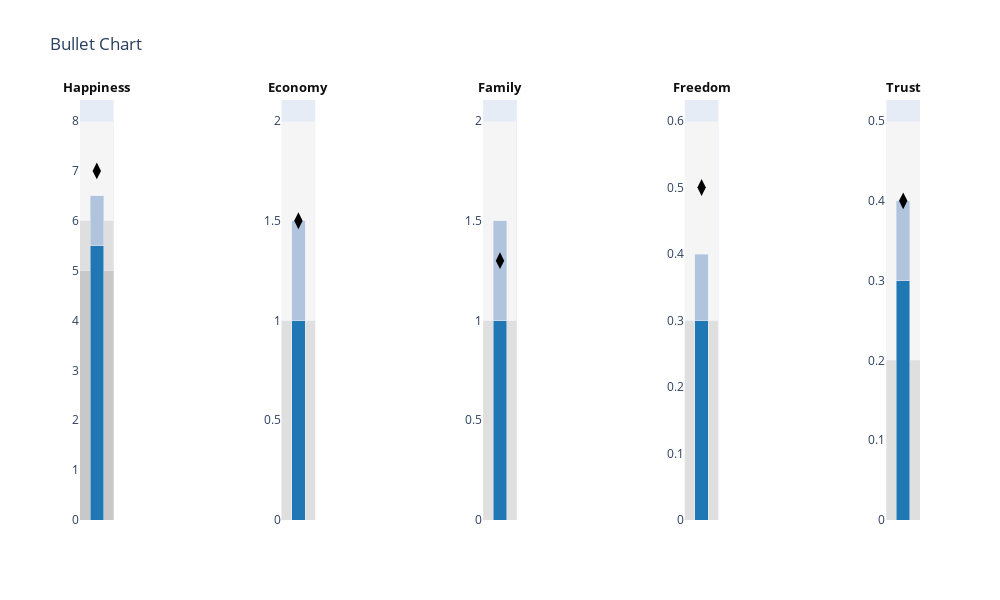

The notebook cell this image was saved under:
### Markdown cell above
#### Observation:

* It is Quite Visible that as the Family Satisfaction ratings increases the Happiness Score increases. So, We can say that they have a direct relationship between them. Also, European Countries and Australia are the Happiest Regions. After America.

* There is not even a single country in American Region with low Happiness Index.

* Asian and African countries suffer with some serious issues, that is why none of the Asian orr African Country stands at a good position in terms of Happiness Index.

* Some Countries in Middle East are Happy while some are Unhappy.

### Code cell
import plotly.figure_factory as ff

data = (
  {"label": "Happiness", "sublabel":"score",
   "range": [5, 6, 8], "performance": [5.5, 6.5], "point": [7]},
  {"label": "Economy", "sublabel": "score", "range": [0, 1, 2],
   "performance": [1, 1.5], "sublabel":"score","point": [1.5]},
  {"label": "Family","sublabel":"score", "range": [0, 1, 2],
   "performance": [1, 1.5],"sublabel":"score", "point": [1.3]},
  {"label": "Freedom","sublabel":"score", "range": [0, 0.3, 0.6],
   "performance": [0.3, 0.4],"sublabel":"score", "point": [0.5]},
  {"label": "Trust", "sublabel":"score","range": [0, 0.2, 0.5],
   "performance": [0.3, 0.4], "point": [0.4]}
)

fig = ff.create_bullet(
    data, titles='label', subtitles='sublabel', markers='point',
    measures='performance', ranges='range', orientation='v',
)
py.iplot(fig, filename='bullet chart from dict')

### Figure 1 — Plotly figure (JSON) as saved in the notebook; plotly's stock layout.template omitted (floating-point values rounded to 4 significant figures)
{"data": [{"base": 0, "hoverinfo": "y", "marker": {"color": "rgb(245.0, 245.0, 245.0)"}, "name": "ranges", "orientation": "v", "type": "bar", "width": 2, "x": [0], "xaxis": "x", "y": [8], "yaxis": "y"}, {"base": 0, "hoverinfo": "y", "marker": {"color": "rgb(222.5, 222.5, 222.5)"}, "name": "ranges", "orientation": "v", "type": "bar", "width": 2, "x": [0], "xaxis": "x", "y": [6], "yaxis": "y"}, {"base": 0, "hoverinfo": "y", "marker": {"color": "rgb(200.0, 200.0, 200.0)"}, "name": "ranges", "orientation": "v", "type": "bar", "width": 2, "x": [0], "xaxis": "x", "y": [5], "yaxis": "y"}, {"base": 0, "hoverinfo": "y", "marker": {"color": "rgb(176.0, 196.0, 221.0)"}, "name": "measures", "orientation": "v", "type": "bar", "width": 0.4, "x": [0.5], "xaxis": "x", "y": [6.5], "yaxis": "y"}, {"base": 0, "hoverinfo": "y", "marker": {"color": "rgb(31.0, 119.0, 180.0)"}, "name": "measures", "orientation": "v", "type": "bar", "width": 0.4, "x": [0.5], "xaxis": "x", "y": [5.5], "yaxis": "y"}, {"hoverinfo": "y", "marker": {"color": "rgb(0, 0, 0)", "size": 12, "symbol": "diamond-tall"}, "name": "markers", "type": "scatter", "x": [0.5], "xaxis": "x", "y": [7], "yaxis": "y"}, {"base": 0, "hoverinfo": "y", "marker": {"color": "rgb(245.0, 245.0, 245.0)"}, "name": "ranges", "orientation": "v", "type": "bar", "width": 2, "x": [0], "xaxis": "x2", "y": [2], "yaxis": "y2"}, {"base": 0, "hoverinfo": "y", "marker": {"color": "rgb(222.5, 222.5, 222.5)"}, "name": "ranges", "orientation": "v", "type": "bar", "width": 2, "x": [0], "xaxis": "x2", "y": [1], "yaxis": "y2"}, {"base": 0, "hoverinfo": "y", "marker": {"color": "rgb(200.0, 200.0, 200.0)"}, "name": "ranges", "orientation": "v", "type": "bar", "width": 2, "x": [0], "xaxis": "x2", "y": [0], "yaxis": "y2"}, {"base": 0, "hoverinfo": "y", "marker": {"color": "rgb(176.0, 196.0, 221.0)"}, "name": "measures", "orientation": "v", "type": "bar", "width": 0.4, "x": [0.5], "xaxis": "x2", "y": [1.5], "yaxis": "y2"}, {"base": 0, "hoverinfo": "y", "marker": {"color": "rgb(31.0, 119.0, 180.0)"}, "name": "measures", "orientation": "v", "type": "bar", "width": 0.4, "x": [0.5], "xaxis": "x2", "y": [1], "yaxis": "y2"}, {"hoverinfo": "y", "marker": {"color": "rgb(0, 0, 0)", "size": 12, "symbol": "diamond-tall"}, "name": "markers", "type": "scatter", "x": [0.5], "xaxis": "x2", "y": [1.5], "yaxis": "y2"}, {"base": 0, "hoverinfo": "y", "marker": {"color": "rgb(245.0, 245.0, 245.0)"}, "name": "ranges", "orientation": "v", "type": "bar", "width": 2, "x": [0], "xaxis": "x3", "y": [2], "yaxis": "y3"}, {"base": 0, "hoverinfo": "y", "marker": {"color": "rgb(222.5, 222.5, 222.5)"}, "name": "ranges", "orientation": "v", "type": "bar", "width": 2, "x": [0], "xaxis": "x3", "y": [1], "yaxis": "y3"}, {"base": 0, "hoverinfo": "y", "marker": {"color": "rgb(200.0, 200.0, 200.0)"}, "name": "ranges", "orientation": "v", "type": "bar", "width": 2, "x": [0], "xaxis": "x3", "y": [0], "yaxis": "y3"}, {"base": 0, "hoverinfo": "y", "marker": {"color": "rgb(176.0, 196.0, 221.0)"}, "name": "measures", "orientation": "v", "type": "bar", "width": 0.4, "x": [0.5], "xaxis": "x3", "y": [1.5], "yaxis": "y3"}, {"base": 0, "hoverinfo": "y", "marker": {"color": "rgb(31.0, 119.0, 180.0)"}, "name": "measures", "orientation": "v", "type": "bar", "width": 0.4, "x": [0.5], "xaxis": "x3", "y": [1], "yaxis": "y3"}, {"hoverinfo": "y", "marker": {"color": "rgb(0, 0, 0)", "size": 12, "symbol": "diamond-tall"}, "name": "markers", "type": "scatter", "x": [0.5], "xaxis": "x3", "y": [1.3], "yaxis": "y3"}, {"base": 0, "hoverinfo": "y", "marker": {"color": "rgb(245.0, 245.0, 245.0)"}, "name": "ranges", "orientation": "v", "type": "bar", "width": 2, "x": [0], "xaxis": "x4", "y": [0.6], "yaxis": "y4"}, {"base": 0, "hoverinfo": "y", "marker": {"color": "rgb(222.5, 222.5, 222.5)"}, "name": "ranges", "orientation": "v", "type": "bar", "width": 2, "x": [0], "xaxis": "x4", "y": [0.3], "yaxis": "y4"}, {"base": 0, "hoverinfo": "y", "marker": {"color": "rgb(200.0, 200.0, 200.0)"}, "name": "ranges", "orientation": "v", "type": "bar", "width": 2, "x": [0], "xaxis": "x4", "y": [0], "yaxis": "y4"}, {"base": 0, "hoverinfo": "y", "marker": {"color": "rgb(176.0, 196.0, 221.0)"}, "name": "measures", "orientation": "v", "type": "bar", "width": 0.4, "x": [0.5], "xaxis": "x4", "y": [0.4], "yaxis": "y4"}, {"base": 0, "hoverinfo": "y", "marker": {"color": "rgb(31.0, 119.0, 180.0)"}, "name": "measures", "orientation": "v", "type": "bar", "width": 0.4, "x": [0.5], "xaxis": "x4", "y": [0.3], "yaxis": "y4"}, {"hoverinfo": "y", "marker": {"color": "rgb(0, 0, 0)", "size": 12, "symbol": "diamond-tall"}, "name": "markers", "type": "scatter", "x": [0.5], "xaxis": "x4", "y": [0.5], "yaxis": "y4"}, {"base": 0, "hoverinfo": "y", "marker": {"color": "rgb(245.0, 245.0, 245.0)"}, "name": "ranges", "orientation": "v", "type": "bar", "width": 2, "x": [0], "xaxis": "x5", "y": [0.5], "yaxis": "y5"}, {"base": 0, "hoverinfo": "y", "marker": {"color": "rgb(222.5, 222.5, 222.5)"}, "name": "ranges", "orientation": "v", "type": "bar", "width": 2, "x": [0], "xaxis": "x5", "y": [0.2], "yaxis": "y5"}, {"base": 0, "hoverinfo": "y", "marker": {"color": "rgb(200.0, 200.0, 200.0)"}, "name": "ranges", "orientation": "v", "type": "bar", "width": 2, "x": [0], "xaxis": "x5", "y": [0], "yaxis": "y5"}, {"base": 0, "hoverinfo": "y", "marker": {"color": "rgb(176.0, 196.0, 221.0)"}, "name": "measures", "orientation": "v", "type": "bar", "width": 0.4, "x": [0.5], "xaxis": "x5", "y": [0.4], "yaxis": "y5"}, {"base": 0, "hoverinfo": "y", "marker": {"color": "rgb(31.0, 119.0, 180.0)"}, "name": "measures", "orientation": "v", "type": "bar", "width": 0.4, "x": [0.5], "xaxis": "x5", "y": [0.3], "yaxis": "y5"}, {"hoverinfo": "y", "marker": {"color": "rgb(0, 0, 0)", "size": 12, "symbol": "diamond-tall"}, "name": "markers", "type": "scatter", "x": [0.5], "xaxis": "x5", "y": [0.4], "yaxis": "y5"}], "layout": {"annotations": [{"font": {"color": "#0f0f0f", "size": 13}, "showarrow": false, "text": "<b>Happiness</b>", "textangle": 0, "x": 0.02, "xanchor": "center", "xref": "paper", "y": 1.03, "yanchor": "middle", "yref": "paper"}, {"font": {"color": "#0f0f0f", "size": 13}, "showarrow": false, "text": "<b>Economy</b>", "textangle": 0, "x": 0.26, "xanchor": "center", "xref": "paper", "y": 1.03, "yanchor": "middle", "yref": "paper"}, {"font": {"color": "#0f0f0f", "size": 13}, "showarrow": false, "text": "<b>Family</b>", "textangle": 0, "x": 0.5, "xanchor": "center", "xref": "paper", "y": 1.03, "yanchor": "middle", "yref": "paper"}, {"font": {"color": "#0f0f0f", "size": 13}, "showarrow": false, "text": "<b>Freedom</b>", "textangle": 0, "x": 0.74, "xanchor": "center", "xref": "paper", "y": 1.03, "yanchor": "middle", "yref": "paper"}, {"font": {"color": "#0f0f0f", "size": 13}, "showarrow": false, "text": "<b>Trust</b>", "textangle": 0, "x": 0.98, "xanchor": "center", "xref": "paper", "y": 1.03, "yanchor": "middle", "yref": "paper"}], "barmode": "stack", "height": 600, "margin": {"l": 80}, "showlegend": false, "title": {"text": "Bullet Chart"}, "width": 1000, "xaxis": {"anchor": "y", "domain": [0, 0.04], "range": [0, 1], "showgrid": false, "showticklabels": false, "zeroline": false}, "xaxis2": {"anchor": "y2", "domain": [0.24, 0.28], "range": [0, 1], "showgrid": false, "showticklabels": false, "zeroline": false}, "xaxis3": {"anchor": "y3", "domain": [0.48, 0.52], "range": [0, 1], "showgrid": false, "showticklabels": false, "zeroline": false}, "xaxis4": {"anchor": "y4", "domain": [0.72, 0.76], "range": [0, 1], "showgrid": false, "showticklabels": false, "zeroline": false}, "xaxis5": {"anchor": "y5", "domain": [0.96, 1], "range": [0, 1], "showgrid": false, "showticklabels": false, "zeroline": false}, "yaxis": {"anchor": "x", "domain": [0, 1], "showgrid": false, "tickwidth": 1, "zeroline": false}, "yaxis2": {"anchor": "x2", "domain": [0, 1], "showgrid": false, "tickwidth": 1, "zeroline": false}, "yaxis3": {"anchor": "x3", "domain": [0, 1], "showgrid": false, "tickwidth": 1, "zeroline": false}, "yaxis4": {"anchor": "x4", "domain": [0, 1], "showgrid": false, "tickwidth": 1, "zeroline": false}, "yaxis5": {"anchor": "x5", "domain": [0, 1], "showgrid": false, "tickwidth": 1, "zeroline": false}}}
